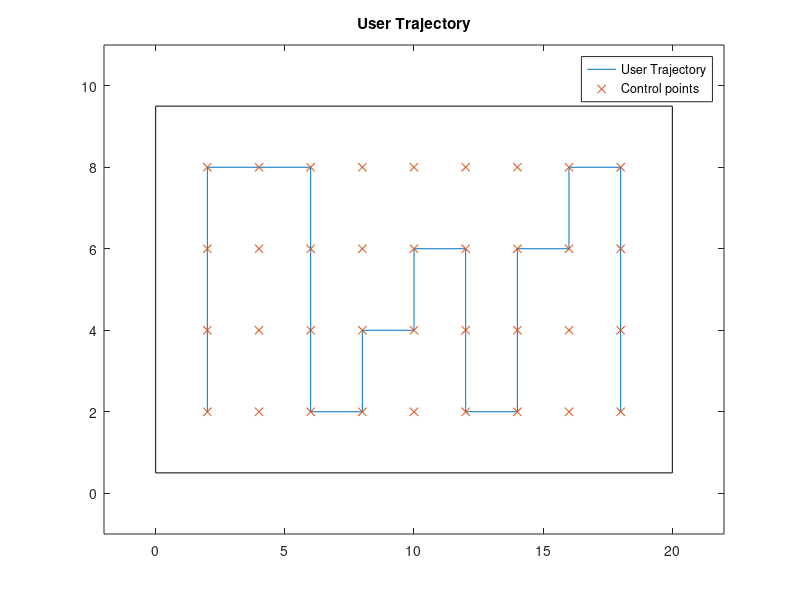

This figure's MATLAB source:
%% Read database of control points and relevant vector of measurements
load('user_db.txt');
load("control_points_db.txt");

%% User Trajectory

% for each user point
for i = 1:length(user_db)
    % for each control point
    for j = 1:length(control_points_db)
            % find the distance of measurements of the user from the
            % measurements of the control point: (m_u-m_cp)*(m_u-m_cp)
            % identify the minimum
            d(j, 1:3)=[control_points_db(j, 2:3),... 
                abs(min(((user_db(i, 2:end) - control_points_db(j, 4:end)))))];
            
    end
    % attribute to the user the position of the control point with the
    % nearest measurements
    m_index(i, :)=[control_points_db(d(:,3)==min(d(:,3)), 2:3)];
end

% Plot with the movements of the user
plot(m_index(:,1), m_index(:,2),control_points_db(:,2), control_points_db(:,3), 'x')
legend('User Trajectory', 'Control points')
title('User Trajectory')
rectangle('Position',[0 0.5 20 9])
axis([-2 22 -1 11])

%% All data matrix 
% If we want all the data saved in a matrix we can add the k counter
% initialized to 1 and add the following code in the inside for cycle:
%D(k, :)=[d(j, 1:3)];
%k=k+1;